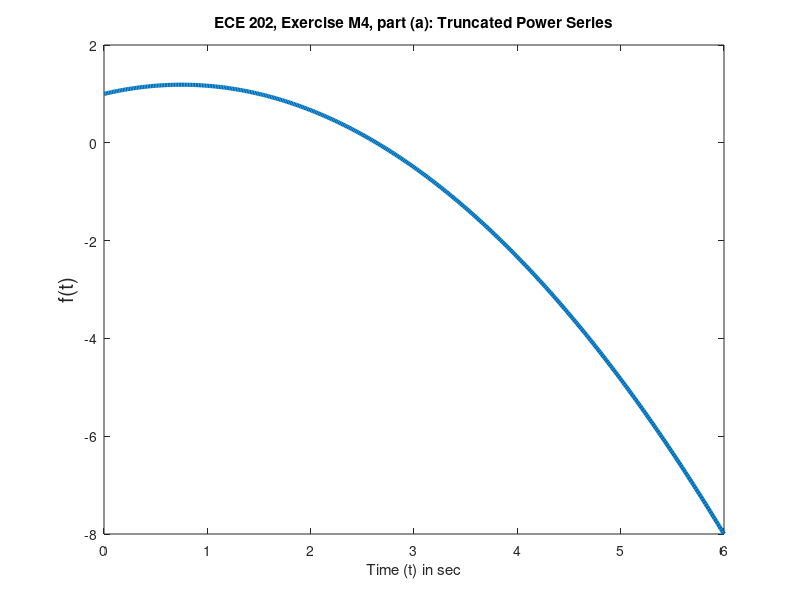

Reproduce this figure in MATLAB.
% Sounak Ghosh
% 9/28/19
% ECE 202 - Fall 2019 - MATLAB Exercise M4
% (a) MATLAB script of a Truncuated Power Series (t)=1+t/2?t^2/3


clear % clears all variables in the workplace; avoids common errors
clc % clears all previous outputs in the command window


t = linspace(0,6,401);         % 0 to 2s, needed for plot
f = 1 + t/2 - t.^2/3;    % function for trunctuated power series
plot(t, f,'LineWidth', 3)     % plot of time vs. f(t), with 3 thickness
title('ECE 202, Exercise M4, part (a): Truncated Power Series')  %plot title
xlabel('Time (t) in sec')                    % X axis  label
ylabel('f(t)','Fontsize',15)                 % Y axis label



